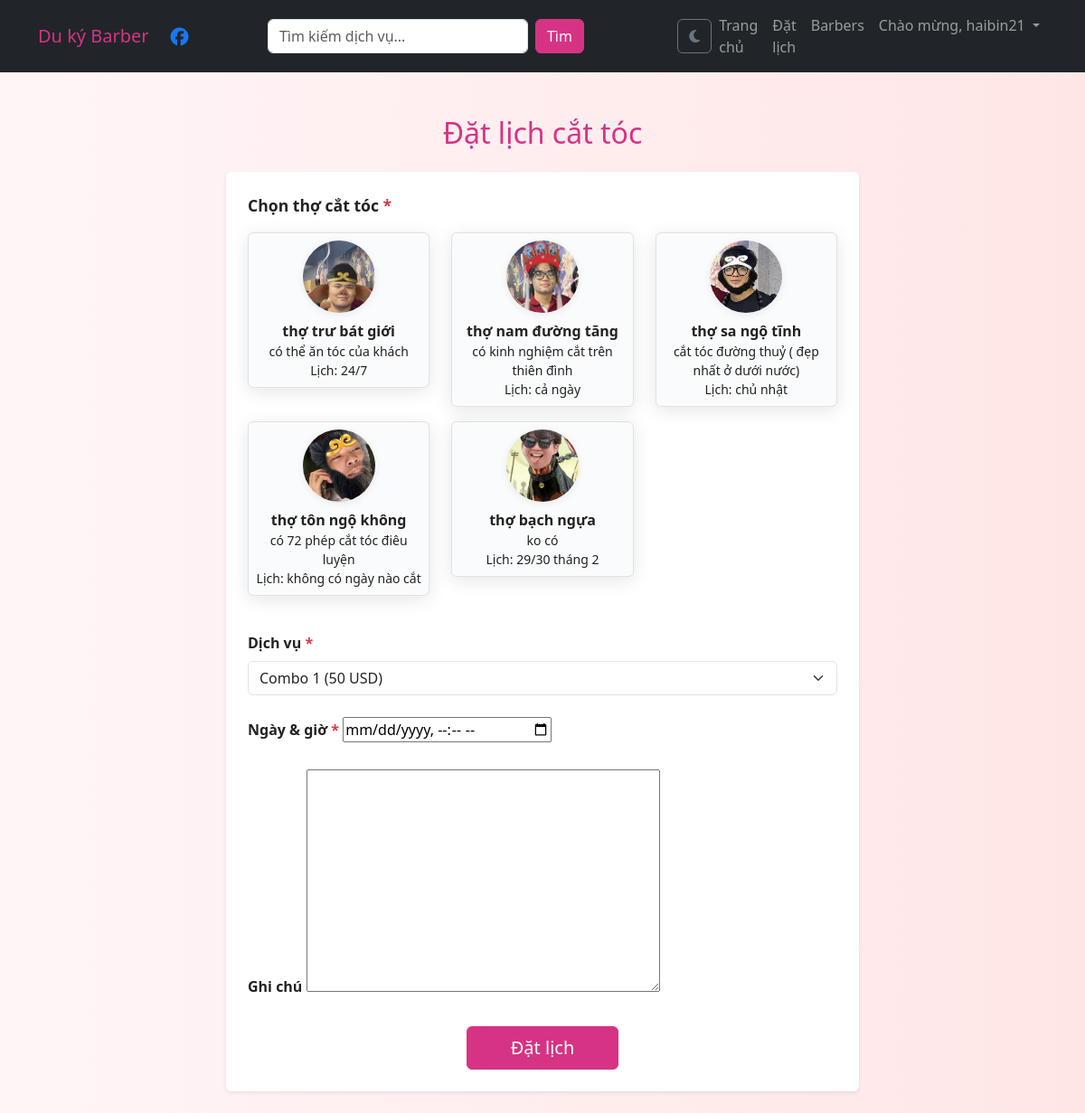
/book/ (signed in), run on the app's committed database.
### main/models.py (models this page shows, shortened)
class Barber(models.Model):
    name = models.CharField(max_length=100)
    experience = models.TextField()
    photo = models.ImageField(upload_to='barbers/')
    schedule = models.CharField(max_length=200, blank=True)

### main/views.py (the view)
# urls.py: path('book/', views.book_appointment, name='book_appointment'),
@login_required
def book_appointment(request):
    services = Service.objects.all()
    barbers = Barber.objects.all()
    if request.method == 'POST':
        form = AppointmentForm(request.POST)
        if form.is_valid():
            appointment = form.save(commit=False)
            appointment.user = request.user
            appointment.save()
            return redirect('my_appointments')
    else:
        form = AppointmentForm()
    return render(request, 'main/book_appointment.html', {
        'form': form,
        'services': services,
        'barbers': barbers,
        'request': request,
    })

### main/forms.py (shortened to what this page needs)
class AppointmentForm(forms.ModelForm):
    appointment_date = forms.DateTimeField(
        widget=forms.DateTimeInput(attrs={'type': 'datetime-local'}),
        label='Appointment Date & Time',
    )
    class Meta:
        model = Appointment
        fields = ['service', 'barber', 'appointment_date', 'notes']

### main/templates/main/book_appointment.html (shortened to what this page needs)
{% extends 'main/base.html' %}
{% block content %}
<div class="container py-4">
  <h2 class="mb-4 text-center main-primary-text">Đặt lịch cắt tóc</h2>
  <form method="post" class="p-4 rounded shadow-sm bg-white" style="max-width:700px;margin:auto;">
    <div class="mb-4">
      <label class="form-label fw-bold mb-3" style="font-size:1.1rem;">Chọn thợ cắt tóc <span class="text-danger">*</span></label>
      <div class="row">
        {% for barber in barbers %}
        <div class="col-12 col-md-4 mb-3">
          <label class="barber-card w-100 p-2 rounded border text-center" for="barber{{ barber.id }}">
            <img src="{{ barber.photo.url }}" alt="{{ barber.name }}" style="width:80px;height:80px;border-radius:50%;object-fit:cover;box-shadow:0 2px 8px rgba(0,0,0,0.08);">
            <div class="fw-bold mt-2">{{ barber.name }}</div>
            <div class="small">{{ barber.experience }}</div>
            <div class="small">Lịch: {{ barber.schedule }}</div>
          </label>
        </div>
        {% endfor %}
      </div>
    </div>
    <div class="mb-4">
      <label for="id_service" class="form-label fw-bold mb-2">Dịch vụ <span class="text-danger">*</span></label>
      <select name="service" id="id_service" class="form-select">
        {% for service in services %}
          <option value="{{ service.id }}"
            {% if form.data.service == service.id|stringformat:"s" or request.GET.service == service.id|stringformat:"s" %}selected{% endif %}>
            {{ service.name }} ({{ service.price|floatformat:0 }} USD)
          </option>
        {% endfor %}
      </select>
    </div>
    <div class="mb-4">
      <label for="id_appointment_date" class="form-label fw-bold mb-2">Ngày & giờ <span class="text-danger">*</span></label>
      {{ form.appointment_date }}
    </div>
    <div class="mb-4">
      <label for="id_notes" class="form-label fw-bold mb-2">Ghi chú</label>
      {{ form.notes }}
    </div>
    <div class="text-center">
      <button type="submit" class="btn btn-primary px-5 py-2 fs-5">Đặt lịch</button>
    </div>
  </form>
</div>
{% endblock %}

### main/templates/main/base.html (shortened to what this page needs)
{% load static %}
<!DOCTYPE html>
<html lang="en">
<head>
  <link href="https://cdn.jsdelivr.net/npm/bootstrap@5.3.0/dist/css/bootstrap.min.css" rel="stylesheet" />
  <link rel="stylesheet" href="{% static 'main/style.css' %}" />
  <link rel="stylesheet" href="https://cdnjs.cloudflare.com/ajax/libs/font-awesome/6.4.2/css/all.min.css" />
</head>
<body>
  <nav class="navbar navbar-expand-lg navbar-dark bg-dark mb-4">
    <div class="container">
      <div class="d-flex align-items-center w-100 justify-content-between">
        <div class="d-flex align-items-center">
          <a class="navbar-brand" href="{% url 'home' %}" style="border:none; box-shadow:none;">
            Du ký Barber
          </a>
          <a href="https://www.facebook.com/profile.php?id=61576335577676" target="_blank" class="ms-2" style="color:#1877f3;">
            <i class="fab fa-facebook fa-lg"></i>
          </a>
        </div>
        <form method="get" action="{% url 'home' %}" class="d-flex mx-auto" style="max-width:350px; width:100%;">
          <input type="text" name="q" class="form-control me-2" placeholder="Tìm kiếm dịch vụ..." value="{{ request.GET.q }}">
          <button type="submit" class="btn btn-primary">Tìm</button>
        </form>
        <button id="toggle-dark" class="btn btn-outline-secondary ms-3" type="button" title="Chuyển dark/light mode">
          <i class="fa fa-moon"></i>
        </button>
      </div>
      <div class="collapse navbar-collapse" id="navbarNav">
        <ul class="navbar-nav ms-auto">
          <li class="nav-item"><a class="nav-link" href="{% url 'home' %}">Trang chủ</a></li>
          <li class="nav-item"><a class="nav-link" href="{% url 'book_appointment' %}">Đặt lịch</a></li>
          <li class="nav-item"><a class="nav-link" href="{% url 'barbers' %}">Barbers</a></li>
          {% if user.is_authenticated %}
            <li class="nav-item dropdown">
              <a class="nav-link dropdown-toggle" href="#" id="userDropdown" role="button" data-bs-toggle="dropdown" aria-expanded="false">
                Chào mừng, {{ user.username }}
              </a>
            </li>
          {% else %}
            <li class="nav-item"><a class="nav-link" href="{% url 'login' %}">Đăng nhập</a></li>
            <li class="nav-item"><a class="nav-link" href="{% url 'signup' %}">Đăng kí</a></li>
          {% endif %}
        </ul>
      </div>
    </div>
  </nav>
  <main class="container">
    {% block content %}{% endblock %}
  </main>
</body>
</html>

### barberproject/static/main/style.css (style rules this page uses)
:root { --main-bg: #fff5f7; --main-bg-gradient: linear-gradient(to right, #fff5f7, #ffe6e6); --main-text: #222; --main-card-bg: #fff; --main-card-shadow: 0 4px 20px rgba(0,0,0,0.1); --main-primary: #d63384; --main-secondary: #c41c6f; }
body { background: var(--main-bg-gradient); color: var(--main-text); font-family: 'Segoe UI', sans-serif; }
.card, .barber-card, .service-card { background: var(--main-card-bg); box-shadow: var(--main-card-shadow); }
h2, .navbar-brand, .nav-link.active { color: var(--main-primary) !important; }
.btn-primary { background-color: var(--main-primary); border-color: var(--main-primary); }
.main-primary-text { color: var(--main-primary) !important; }

### main/templates/main/book_appointment.html (style rules this page uses)
.barber-card { border: 2px solid #eee; background: #fafbfc; transition: border-color 0.2s, box-shadow 0.2s; }

### data on the page
Barber: photo (picture), name "thợ trư bát giới", experience "có thể ăn tóc của khách", schedule "24/7"
Barber: photo (picture), name "thợ nam đường tăng", experience "có kinh nghiệm cắt trên thiên đình", schedule "cả ngày"
Barber: photo (picture), name "thợ sa ngộ tĩnh", experience "cắt tóc đường thuỷ ( đẹp nhất ở dưới nước)", schedule "chủ nhật"
Barber: photo (picture), name "thợ tôn ngộ không", experience "có 72 phép cắt tóc điêu luyện", schedule "không có ngày nào cắt"
Barber: photo (picture), name "thợ bạch ngựa", experience "ko có", schedule "29/30 tháng 2"

### other printed values
{{ user.username }} "haibin21"
form field service "Combo 1 (50 USD)"
